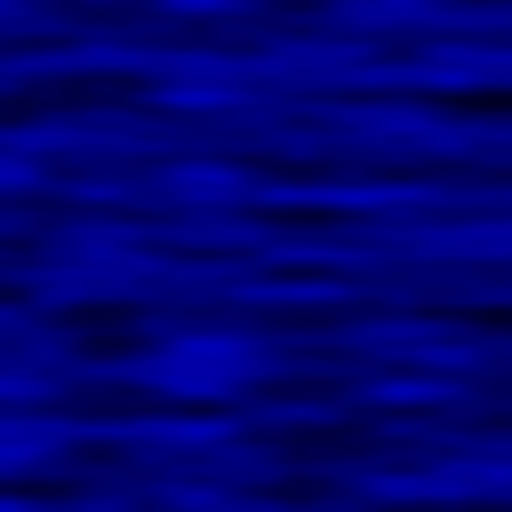
Frame 1 (no input)
Frame 60 (the mouse pressed at the canvas centre just before this capture): identical to frame 1, image omitted
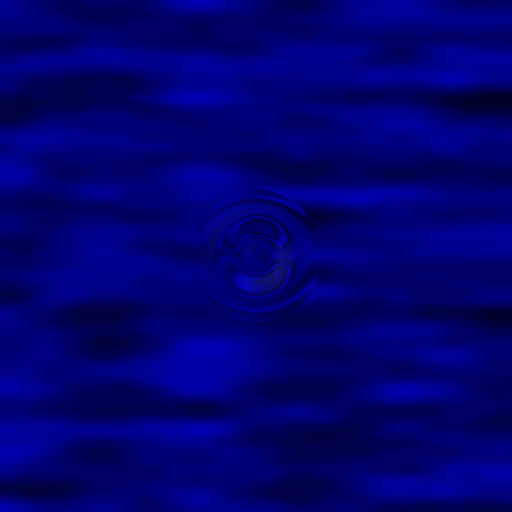
Frame 120 (the mouse held since frame 60 and released just before this capture)

The Processing sketch that drew these frames (run headless with seeded random() and noise(); from frame 60 on, the mouse is pressed at the canvas centre):

// Processing sketch: processing_668
// ── processing_668.pde

int heightMap[][][]; // water surface (2 pages).
int turbulenceMap[][]; // turbulence map
int line[]; // line optimizer;
int space;
int radius, heightMax, density;
int page = 0;
PImage water;

void setup() {
  size(512, 512);
  initWater();
  initMap();
}

void draw() {
  waterFilter();
  updateWater();
  page ^= 1; // page switching.
}

void initWater() {
  float zoff = 0;
  water = new PImage(width,height);
  water.loadPixels();
  for (int y = 0; y < height; y++) {
    for (int x = 0; x < width; x++) {
      zoff += 0.0001f;
      float bright = ((noise(x*0.01f, y*0.01f, zoff)) * 255);
      water.pixels[x + y * width] = 0xFF000000 | ((int) bright);
    }
  }
  water.updatePixels();
  water.filter(BLUR, 4.5f);
}

void initMap() {
  // the height map is made of two "pages". 
  // one to calculate the current state, and another to keep the previous state.
  heightMap = new int[2][width][height];
  line = new int[height];
  for (int l = 0; l < height; l++) {
    line[l] = l * width;
  }
  density = 5;
  radius = 20;
  space = width * height - 1;

  // the turbulence map, is an array to make a smooth turbulence over the height map.
  turbulenceMap = new int[radius * 2][radius * 2]; // turbulence map.
  int r = radius * radius;
  int squarex, squarey;
  double dist;

  for (int x = -radius; x < radius; x++) {
    squarex = x * x;
    for (int y = -radius; y < radius; y++) {
      squarey = y * y;
      dist = Math.sqrt(squarex + squarey);
      if ((squarex) + (squarey) < r) {
        turbulenceMap[radius + x][radius + y] += (int) (900 * ((float) radius - dist));
      }
    }
  }
}

// to make a turbulence, just add the turbulence map, over the height map.
void makeTurbulence(int cx, int cy) {
  int r = radius * radius;
  int left = cx < radius ? -cx + 1 : -radius;
  int right = cx > (width - 1) - radius ? (width - 1) - cx : radius;
  int top = cy < radius ? -cy + 1 : -radius;
  int bottom = cy > (height - 1) - radius ? (height - 1) - cy : radius;

  for (int x = left; x < right; x++) {
    int xsqr = x * x;
    for (int y = top; y < bottom; y++) {
      if ((xsqr) + (y * y) < r)
        heightMap[page ^ 1][cx + x][cy + y] += turbulenceMap[radius	+ x][radius + y];
    }
  }
}

private void waterFilter() {
  for (int x = 0; x < width; x++) {
    for (int y = 0; y < height; y++) {
      int n = y - 1 < 0 ? 0 : y - 1;
      int s = y + 1 > (height) - 1 ? (height) - 1 : y + 1;
      int e = x + 1 > (width) - 1 ? (width) - 1 : x + 1;
      int w = x - 1 < 0 ? 0 : x - 1;

      // water filter. I used to thought that this effect
      // had something to do with physics... :)

      // it a kind of image filter, but instead of applying to an image,
      // we apply it to the height map, that encodes the height of the waves.
      int value = ((heightMap[page][w][n] + heightMap[page][x][n]
        + heightMap[page][e][n] + heightMap[page][w][y]
        + heightMap[page][e][y] + heightMap[page][w][s]
        + heightMap[page][x][s] + heightMap[page][e][s]) >> 2)
        - heightMap[page ^ 1][x][y];

      heightMap[page ^ 1][x][y] = value - (value >> density);
    }
  }
}

private void updateWater() {
  loadPixels();
  arraycopy(water.pixels, pixels); // not really needed...
  for (int y = 0; y < height - 1; y++) {
    for (int x = 0; x < width - 1; x++) {
      // using the heightmap to distort underlying image
      int deltax = heightMap[page][x][y] - heightMap[page][(x) + 1][y];
      int deltay = heightMap[page][x][y] - heightMap[page][x][(y) + 1];

      int offsetx = (deltax >> 3) + x;
      int offsety = (deltay >> 3) + y;

      offsetx = offsetx > width ? width - 1 : offsetx < 0 ? 0	: offsetx;
      offsety = offsety > height ? height - 1 : offsety < 0 ? 0 : offsety;

      int offset = (offsety * width) + offsetx;
      offset = offset < 0 ? 0 : offset > space ? space : offset;
      // Getting the water pixel with distortion and...
      // apply some fake lightning, in true color.
      int pixel = water.pixels[offset];
      int red = (pixel >> 16) & 0xff;
      int green = (pixel >> 8) & 0xff;
      int blue = (pixel) & 0xff;
      int light = (deltax + deltay) >> 6;
      red += light;
      green += light;
      blue += light;
      red = red > 255 ? 255 : red < 0 ? 0 : red;
      green = green > 255 ? 255 : green < 0 ? 0 : green;
      blue = blue > 255 ? 255 : blue < 0 ? 0 : blue;
      // updating our image source.
      pixels[line[y] + x] = 0xff000000 | (red << 16) | (green << 8) | blue;
    }
  }
  updatePixels();
}

void mouseDragged(){
  makeTurbulence(mouseX,mouseY);
}

void mousePressed() {
  makeTurbulence(mouseX,mouseY);
}
